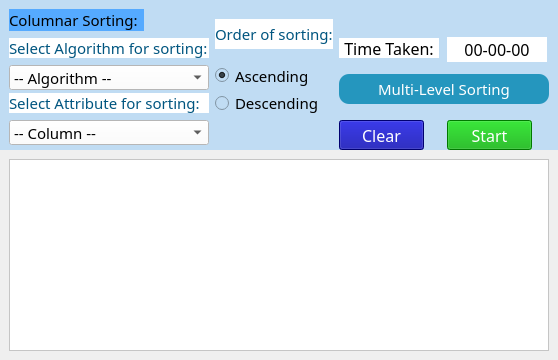
          <widget class="QWidget" name="sorting_Page">
           <layout class="QVBoxLayout" name="verticalLayout_6">
            <property name="spacing">
             <number>0</number>
            </property>
            <property name="leftMargin">
             <number>0</number>
            </property>
            <property name="topMargin">
             <number>0</number>
            </property>
            <property name="rightMargin">
             <number>0</number>
            </property>
            <property name="bottomMargin">
             <number>0</number>
            </property>
            <item>
             <widget class="QWidget" name="sortControl_Widget" native="true">
              <property name="minimumSize">
               <size>
                <width>0</width>
                <height>150</height>
               </size>
              </property>
              <property name="maximumSize">
               <size>
                <width>16777215</width>
                <height>150</height>
               </size>
              </property>
              <property name="styleSheet">
               <string notr="true">background-color: rgb(192, 220, 243);</string>
              </property>
              <layout class="QGridLayout" name="gridLayout_4">
               <item row="0" column="0">
                <widget class="QLabel" name="label_6">
                 <property name="maximumSize">
                  <size>
                   <width>135</width>
                   <height>25</height>
                  </size>
                 </property>
                 <property name="font">
                  <font>
                   <family>Rockwell</family>
                   <pointsize>11</pointsize>
                  </font>
                 </property>
                 <property name="styleSheet">
                  <string notr="true">background-color: rgb(85, 170, 255);</string>
                 </property>
                 <property name="text">
                  <string>Columnar Sorting:</string>
                 </property>
                </widget>
               </item>
               <item row="0" column="1" rowspan="2">
                <widget class="QLabel" name="label_13">
                 <property name="minimumSize">
                  <size>
                   <width>0</width>
                   <height>25</height>
                  </size>
                 </property>
                 <property name="maximumSize">
                  <size>
                   <width>160</width>
                   <height>30</height>
                  </size>
                 </property>
                 <property name="font">
                  <font>
                   <family>Rockwell</family>
                   <pointsize>11</pointsize>
                  </font>
                 </property>
                 <property name="styleSheet">
                  <string notr="true">color: rgb(0, 85, 127);
background-color: rgb(255, 255, 255);</string>
                 </property>
                 <property name="text">
                  <string>Order of sorting:</string>
                 </property>
                </widget>
               </item>
               <item row="1" column="0">
                <widget class="QLabel" name="label_12">
                 <property name="minimumSize">
                  <size>
                   <width>200</width>
                   <height>20</height>
                  </size>
                 </property>
                 <property name="maximumSize">
                  <size>
                   <width>220</width>
                   <height>20</height>
                  </size>
                 </property>
                 <property name="font">
                  <font>
                   <family>Rockwell</family>
                   <pointsize>11</pointsize>
                  </font>
                 </property>
                 <property name="styleSheet">
                  <string notr="true">color: rgb(0, 85, 127);
background-color: rgb(255, 255, 255);</string>
                 </property>
                 <property name="text">
                  <string>Select Algorithm for sorting:</string>
                 </property>
                </widget>
               </item>
               <item row="1" column="2">
                <widget class="QLabel" name="label_4">
                 <property name="minimumSize">
                  <size>
                   <width>100</width>
                   <height>20</height>
                  </size>
                 </property>
                 <property name="maximumSize">
                  <size>
                   <width>100</width>
                   <height>20</height>
                  </size>
                 </property>
                 <property name="font">
                  <font>
                   <family>Rockwell</family>
                   <pointsize>12</pointsize>
                  </font>
                 </property>
                 <property name="styleSheet">
                  <string notr="true">background-color:white;</string>
                 </property>
                 <property name="text">
                  <string>Time Taken:</string>
                 </property>
                 <property name="alignment">
                  <set>Qt::AlignCenter</set>
                 </property>
                </widget>
               </item>
               <item row="1" column="3">
                <widget class="QLabel" name="time_Show">
                 <property name="minimumSize">
                  <size>
                   <width>100</width>
                   <height>25</height>
                  </size>
                 </property>
                 <property name="maximumSize">
                  <size>
                   <width>100</width>
                   <height>25</height>
                  </size>
                 </property>
                 <property name="font">
                  <font>
                   <family>Rockwell</family>
                   <pointsize>12</pointsize>
                  </font>
                 </property>
                 <property name="styleSheet">
                  <string notr="true">background-color:white;</string>
                 </property>
                 <property name="text">
                  <string>00-00-00</string>
                 </property>
                 <property name="alignment">
                  <set>Qt::AlignCenter</set>
                 </property>
                </widget>
               </item>
               <item row="2" column="0">
                <widget class="QComboBox" name="algorithm_box">
                 <property name="minimumSize">
                  <size>
                   <width>0</width>
                   <height>25</height>
                  </size>
                 </property>
                 <property name="maximumSize">
                  <size>
                   <width>200</width>
                   <height>25</height>
                  </size>
                 </property>
                 <property name="font">
                  <font>
                   <family>Rockwell</family>
                   <pointsize>11</pointsize>
                  </font>
                 </property>
                 <property name="cursor">
                  <cursorShape>PointingHandCursor</cursorShape>
                 </property>
                 <property name="styleSheet">
                  <string notr="true">background-color: rgb(255, 255, 255);
color: rgb(0, 0, 0);</string>
                 </property>
                 <property name="text" stdset="0">
                  <string>Ascending</string>
                 </property>
                 <item>
                  <property name="text">
                   <string>-- Algorithm --</string>
                  </property>
                 </item>
                 <item>
                  <property name="text">
                   <string>Bubble Sort</string>
                  </property>
                 </item>
                 <item>
                  <property name="text">
                   <string>Selection Sort</string>
                  </property>
                 </item>
                 <item>
                  <property name="text">
                   <string>Insertion Sort</string>
                  </property>
                 </item>
                 <item>
                  <property name="text">
                   <string>Merge Sort</string>
                  </property>
                 </item>
                 <item>
                  <property name="text">
                   <string>Heap Sort</string>
                  </property>
                 </item>
                 <item>
                  <property name="text">
                   <string>Quick Sort</string>
                  </property>
                 </item>
                 <item>
                  <property name="text">
                   <string>Shell Sort</string>
                  </property>
                 </item>
                 <item>
                  <property name="text">
                   <string>Brick Sort</string>
                  </property>
                 </item>
                 <item>
                  <property name="text">
                   <string>Cocktail Sort</string>
                  </property>
                 </item>
                 <item>
                  <property name="text">
                   <string>Count Sort</string>
                  </property>
                 </item>
                 <item>
                  <property name="text">
                   <string>Radix Sort</string>
                  </property>
                 </item>
                 <item>
                  <property name="text">
                   <string>Bucket Sort</string>
                  </property>
                 </item>
                </widget>
               </item>
               <item row="2" column="1">
                <widget class="QRadioButton" name="ascending_Check">
                 <property name="maximumSize">
                  <size>
                   <width>16777215</width>
                   <height>25</height>
                  </size>
                 </property>
                 <property name="font">
                  <font>
                   <family>Rockwell</family>
                   <pointsize>11</pointsize>
                  </font>
                 </property>
                 <property name="text">
                  <string>Ascending</string>
                 </property>
                 <property name="checked">
                  <bool>true</bool>
                 </property>
                </widget>
               </item>
               <item row="2" column="2" rowspan="2" colspan="2">
                <widget class="QPushButton" name="multiLevel_Btn">
                 <property name="minimumSize">
                  <size>
                   <width>210</width>
                   <height>30</height>
                  </size>
                 </property>
                 <property name="maximumSize">
                  <size>
                   <width>210</width>
                   <height>30</height>
                  </size>
                 </property>
                 <property name="font">
                  <font>
                   <family>Rockwell</family>
                   <pointsize>11</pointsize>
                  </font>
                 </property>
                 <property name="styleSheet">
                  <string notr="true">QPushButton{
	background-color:rgb(37,150,190);
	color: rgb(255, 255, 255);
	border-radius:10%;
}

QPushButton:hover{
 	background-color: rgb(52, 205, 220 );
	color:rgb(0,0,0);
}</string>
                 </property>
                 <property name="text">
                  <string>Multi-Level Sorting</string>
                 </property>
                </widget>
               </item>
               <item row="3" column="0">
                <widget class="QLabel" name="label_7">
                 <property name="minimumSize">
                  <size>
                   <width>200</width>
                   <height>20</height>
                  </size>
                 </property>
                 <property name="maximumSize">
                  <size>
                   <width>205</width>
                   <height>20</height>
                  </size>
                 </property>
                 <property name="font">
                  <font>
                   <family>Rockwell</family>
                   <pointsize>11</pointsize>
                  </font>
                 </property>
                 <property name="styleSheet">
                  <string notr="true">color: rgb(0, 85, 127);
background-color: rgb(255, 255, 255);</string>
                 </property>
                 <property name="text">
                  <string>Select Attribute for sorting:</string>
                 </property>
                </widget>
               </item>
               <item row="3" column="1">
                <widget class="QRadioButton" name="descending_Check">
                 <property name="maximumSize">
                  <size>
                   <width>16777215</width>
                   <height>25</height>
                  </size>
                 </property>
                 <property name="font">
                  <font>
                   <family>Rockwell</family>
                   <pointsize>11</pointsize>
                  </font>
                 </property>
                 <property name="text">
                  <string>Descending</string>
                 </property>
                </widget>
               </item>
               <item row="4" column="0">
                <widget class="QComboBox" name="attribute_box">
                 <property name="minimumSize">
                  <size>
                   <width>0</width>
                   <height>25</height>
                  </size>
                 </property>
                 <property name="maximumSize">
                  <size>
                   <width>200</width>
                   <height>25</height>
                  </size>
                 </property>
                 <property name="font">
                  <font>
                   <family>Rockwell</family>
                   <pointsize>11</pointsize>
                  </font>
                 </property>
                 <property name="cursor">
                  <cursorShape>PointingHandCursor</cursorShape>
                 </property>
                 <property name="autoFillBackground">
                  <bool>false</bool>
                 </property>
                 <property name="styleSheet">
                  <string notr="true">background-color: rgb(255, 255, 255);
color: rgb(0, 0, 0);</string>
                 </property>
                 <item>
                  <property name="text">
                   <string>-- Column --</string>
                  </property>
                 </item>
                 <item>
                  <property name="text">
                   <string>Heading</string>
                  </property>
                 </item>
                 <item>
                  <property name="text">
                   <string>Price</string>
                  </property>
                 </item>
                 <item>
                  <property name="text">
                   <string>Seller</string>
                  </property>
                 </item>
                 <item>
                  <property name="text">
                   <string>Sold_Item</string>
                  </property>
                 </item>
                 <item>
                  <property name="text">
                   <string>Country</string>
                  </property>
                 </item>
                 <item>
                  <property name="text">
                   <string>Status</string>
                  </property>
                 </item>
                 <item>
                  <property name="text">
                   <string>Seller_Rank</string>
                  </property>
                 </item>
                 <item>
                  <property name="text">
                   <string>Shipping</string>
                  </property>
                 </item>
                </widget>
               </item>
               <item row="4" column="2">
                <widget class="QPushButton" name="clear_Btn">
                 <property name="minimumSize">
                  <size>
                   <width>0</width>
                   <height>30</height>
                  </size>
                 </property>
                 <property name="maximumSize">
                  <size>
                   <width>85</width>
                   <height>30</height>
                  </size>
                 </property>
                 <property name="font">
                  <font>
                   <family>Rockwell</family>
                   <pointsize>12</pointsize>
                  </font>
                 </property>
                 <property name="styleSheet">
                  <string notr="true">QPushButton{
   background-color: rgb(0, 0, 156);
	color: rgb(255, 255, 255);
	
}

QPushButton:hover{
	background-color: rgb(170, 170, 255);
   color: rgb(0,0,0);
}
</string>
                 </property>
                 <property name="text">
                  <string>Clear</string>
                 </property>
                </widget>
               </item>
               <item row="4" column="3">
                <widget class="QPushButton" name="start_Btn_2">
                 <property name="minimumSize">
                  <size>
                   <width>0</width>
                   <height>30</height>
                  </size>
                 </property>
                 <property name="maximumSize">
                  <size>
                   <width>85</width>
                   <height>30</height>
                  </size>
                 </property>
                 <property name="font">
                  <font>
                   <family>Rockwell</family>
                   <pointsize>12</pointsize>
                  </font>
                 </property>
                 <property name="styleSheet">
                  <string notr="true">QPushButton{
	background-color: rgb(0, 170, 0);
    color: rgb(255, 255, 255);
}

QPushButton:hover{
	background-color: rgb(0, 85, 0);
    color: rgb(255, 255, 255);
}</string>
                 </property>
                 <property name="text">
                  <string>Start</string>
                 </property>
                </widget>
               </item>
              </layout>
             </widget>
            </item>
            <item>
             <widget class="QWidget" name="table_Widget" native="true">
              <layout class="QVBoxLayout" name="verticalLayout_7">
               <item>
                <widget class="QTableView" name="sorting_table">
                 <property name="font">
                  <font>
                   <family>Rockwell</family>
                   <pointsize>10</pointsize>
                  </font>
                 </property>
                 <property name="styleSheet">
                  <string notr="true">background-color : rgb(255,255,255);</string>
                 </property>
                 <property name="dragEnabled">
                  <bool>true</bool>
                 </property>
                </widget>
               </item>
              </layout>
             </widget>
            </item>
           </layout>
          </widget>
